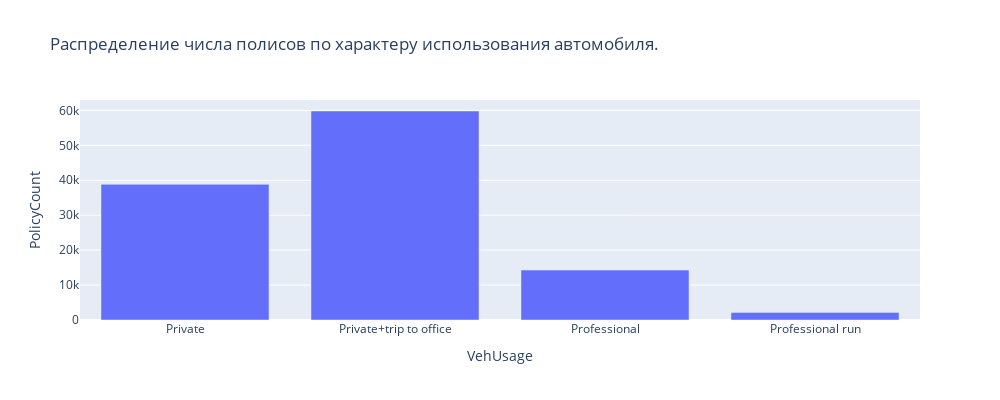

Write notebook code for a chart like this one.
### Code cell
fig = px.bar(df_group_veh_usage, x='VehUsage', y='PolicyCount', title='Распределение числа полисов по характеру использования автомобиля.', width=1000, height=400)
fig.show()

### Figure 1 — Plotly figure (JSON) as saved in the notebook; plotly's stock layout.template omitted (floating-point values rounded to 4 significant figures)
{"data": [{"alignmentgroup": "True", "hovertemplate": "VehUsage=%{x}<br>PolicyCount=%{y}<extra></extra>", "legendgroup": "", "marker": {"color": "#636efa"}, "name": "", "offsetgroup": "", "orientation": "v", "showlegend": false, "textposition": "auto", "type": "bar", "x": ["Private", "Private+trip to office", "Professional", "Professional run"], "xaxis": "x", "y": [38839, 59834, 14302, 2180], "yaxis": "y"}], "layout": {"barmode": "relative", "height": 400, "legend": {"tracegroupgap": 0}, "title": {"text": "Распределение числа полисов по характеру использования автомобиля."}, "width": 1000, "xaxis": {"anchor": "y", "domain": [0, 1], "title": {"text": "VehUsage"}}, "yaxis": {"anchor": "x", "domain": [0, 1], "title": {"text": "PolicyCount"}}}}
